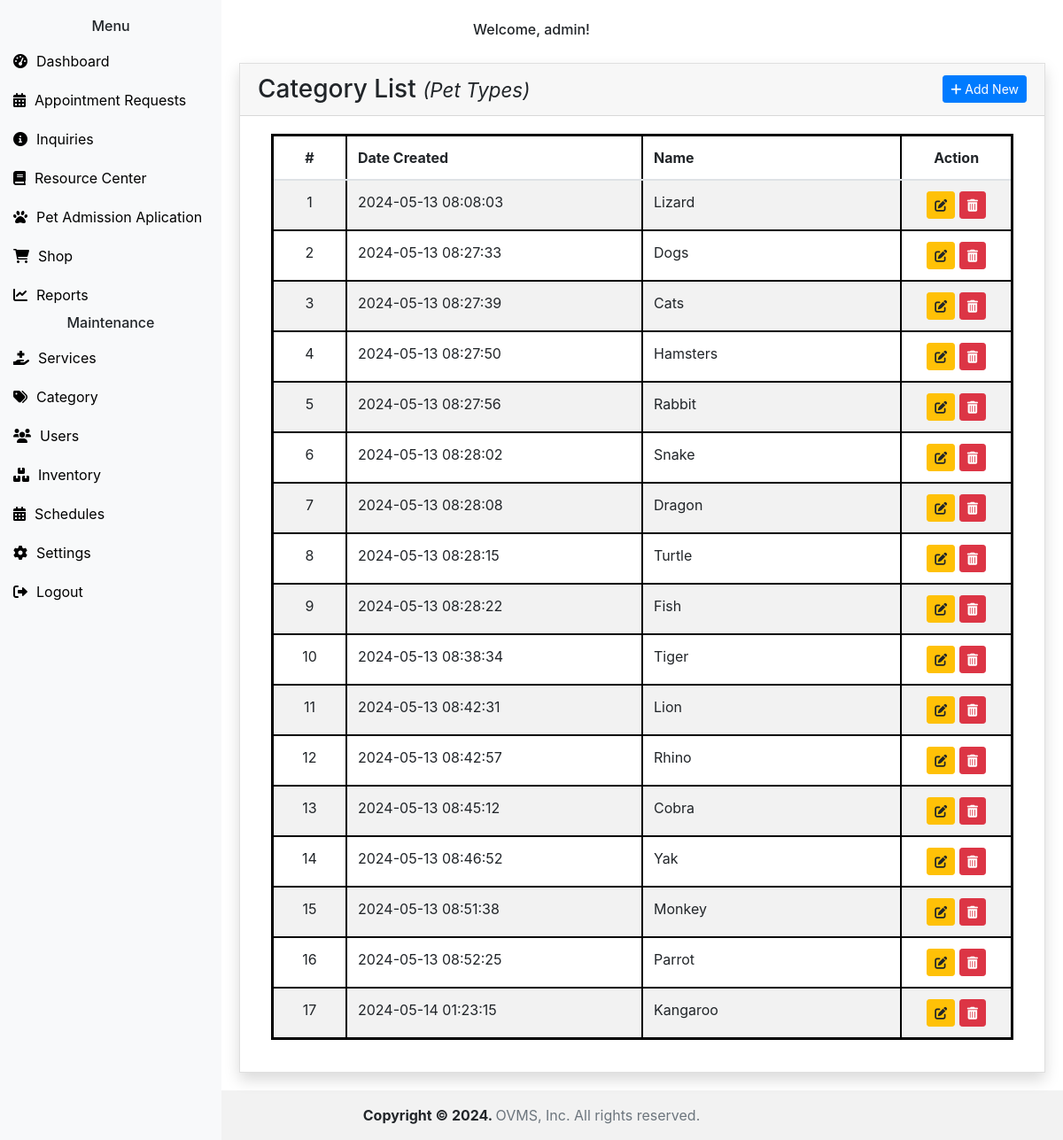
Screenshot of /admin-category.php (signed in) with the database file from the repository.
### tables this page shows
CREATE TABLE `category` (
  `id` int(10) NOT NULL,
  `name` text NOT NULL,
  `date_created` datetime NOT NULL,
  `date_updated` datetime NOT NULL
);

### admin-category.php (the view, shortened to what this page needs)
<?php include("includes/header.php"); ?>
<br>
<h6 class="text-center">Welcome, <?php echo $username; ?>!</h6>
<div class="content">
    <div class="card card-outline card-primary rounded-0 shadow">
        <div class="card-header d-flex justify-content-between">
            <h3 class="card-title">Category List <small><i>(Pet Types)</i></small></h3>
            <div class="card-tools">
                <button class="btn btn-sm btn-primary" data-toggle="modal" data-target="#addCategoryModal">
                    <i class="fas fa-plus"></i> Add New
                </button>
            </div>
        </div>
        <div class="card-body">
            <div class="container-fluid">
                <table class="table table-hover table-striped">
                    <colgroup>
                        <col width="10%">
                        <col width="40%">
                        <col width="35%">
                        <col width="15%">
                    </colgroup>
                    <thead>
                        <tr>
                            <th class="text-center">#</th>
                            <th>Date Created</th>
                            <th>Name</th>
                            <th class="text-center">Action</th>
                        </tr>
                    </thead>
                    <tbody>
                        <?php
                        require 'config.php';
                        $sql = "SELECT * FROM category";
                        $stmt = $pdo->query($sql);
                        $count = 1;
                        while ($row = $stmt->fetch(PDO::FETCH_ASSOC)) {
                            echo "<tr>";
                            echo "<td class='text-center'>" . $count++ . "</td>";
                            echo "<td>" . $row['date_created'] . "</td>";
                            echo "<td>" . $row['name'] . "</td>";
                            echo "<td class='text-center'>
                                    <button class='btn btn-sm btn-warning'><i class='fas fa-edit'></i></button>
                                    <button class='btn btn-sm btn-danger'><i class='fas fa-trash-alt'></i></button>
							  </td>";
                            echo "</tr>";
                        }
                        ?>
                    </tbody>
                </table>
            </div>
        </div>
    </div>
</div>
<?php include("includes/footer.php"); ?>

### includes/header.php (shortened to what this page needs)
<?php
$pdo = require 'config.php';
$pet_owner = $_SESSION['user_id'];
try {
    $stmt = $pdo->prepare("SELECT account_type FROM user WHERE userid = ?");
    $stmt->execute([$pet_owner]);
    $accountType = $stmt->fetchColumn();
} catch (PDOException $e) {
    die("Database error: " . $e->getMessage());
}
$username = $_SESSION['username'];
?>
<!DOCTYPE html>
<html lang="en">
<head>
    <link href="https://stackpath.bootstrapcdn.com/bootstrap/4.5.2/css/bootstrap.min.css" rel="stylesheet">
    <link href="https://cdnjs.cloudflare.com/ajax/libs/font-awesome/6.0.0-beta3/css/all.min.css" rel="stylesheet">
    <link href="https://cdn.jsdelivr.net/npm/summernote@0.8.18/dist/summernote-bs4.min.css" rel="stylesheet">
    <link href="https://cdnjs.cloudflare.com/ajax/libs/select2/4.0.13/css/select2.min.css" rel="stylesheet" />
</head>
<body>
    <div class="sidenav">
        <h6 class="text-center">Menu</h6>
        <?php if ($accountType === 'user') : ?>
            <a href="recource-center.php"><i class="fas fa-book"></i>Resource Center</a>
            <a href="register.php"><i class="fas fa-user-plus"></i>Register</a>
            <a href="login.php"><i class="fas fa-sign-in-alt"></i>Login</a>
            <a href="logout.php"><i class="fas fa-sign-out-alt"></i>Logout</a>
        <?php elseif ($accountType === 'admin') : ?>
            <a href="admin-dashboard.php"><i class="fas fa-tachometer-alt"></i>Dashboard</a>
            <a href="admin-appointments.php"><i class="fas fa-calendar-alt"></i>Appointment Requests</a>
            <a href="admin-inquiry.php"><i class="fas fa-circle-info"></i>Inquiries</a>
            <a href="admin-resource-center.php"><i class="fas fa-book"></i>Resource Center</a>
            <a href="admin-pet-admission.php"><i class="fas fa-paw"></i>Pet Admission Aplication</a>
            <a href="admin-shop.php"><i class="fas fa-shopping-cart"></i>Shop</a>
            <a href="admin-reports.php"><i class="fas fa-chart-line"></i>Reports</a>
            <h6 class="text-center">Maintenance</h6>
            <a href="admin-service.php"><i class="fas fa-hand-holding-medical"></i>Services</a>
            <a href="admin-category.php"><i class="fas fa-tags"></i>Category</a>
            <a href="admin-manage-user.php"><i class="fas fa-users"></i>Users</a>
            <a href="admin-inventory.php"><i class="fas fa-boxes"></i>Inventory</a>
            <a href="admin-schedule.php"><i class="fas fa-calendar-alt"></i>Schedules</a>
            <a href="admin-settings.php"><i class="fas fa-cog"></i>Settings</a>
            <a href="logout.php"><i class="fas fa-sign-out-alt"></i>Logout</a>
        <?php endif; ?>
    </div>

### includes/footer.php (shortened to what this page needs)
<footer class="main-footer text-sm">
    <div class="text-center p-3" style="background-color: rgba(0, 0, 0, 0.05);">
        <strong>Copyright © <?php echo date('Y') ?>.
        </strong>
        <span class="text-muted"> OVMS, Inc. All rights reserved.</span>
    </div>
</footer>
</body>
</html>

### includes/header.php (style rules this page uses)
.sidenav { height: 100%; width: 250px; position: fixed; top: 0; left: 0; background-color: #f8f9fa; padding-top: 20px; }
.sidenav a { padding: 10px 15px; text-decoration: none; font-size: 16px; color: #000; display: block; }
.sidenav a i { margin-right: 10px; }
.content { margin-left: 250px; padding: 20px; }

### admin-category.php (style rules this page uses)
.table { border: 3px solid black; }
.table th, .table td { border: 2px solid black; }
.card-title { margin-bottom: 0; }
.card-tools { display: flex; align-items: center; }

### rows the page displays
category: date_created "2024-05-13 08:08:03", name "Lizard"
category: date_created "2024-05-13 08:27:33", name "Dogs"
category: date_created "2024-05-13 08:27:39", name "Cats"
category: date_created "2024-05-13 08:27:50", name "Hamsters"
category: date_created "2024-05-13 08:27:56", name "Rabbit"
category: date_created "2024-05-13 08:28:02", name "Snake"
category: date_created "2024-05-13 08:28:08", name "Dragon"
category: date_created "2024-05-13 08:28:15", name "Turtle"
category: date_created "2024-05-13 08:28:22", name "Fish"
category: date_created "2024-05-13 08:38:34", name "Tiger"
category: date_created "2024-05-13 08:42:31", name "Lion"
category: date_created "2024-05-13 08:42:57", name "Rhino"
category: date_created "2024-05-13 08:45:12", name "Cobra"
category: date_created "2024-05-13 08:46:52", name "Yak"
category: date_created "2024-05-13 08:51:38", name "Monkey"
category: date_created "2024-05-13 08:52:25", name "Parrot"
category: date_created "2024-05-14 01:23:15", name "Kangaroo"

### other values shown
$username "admin"
